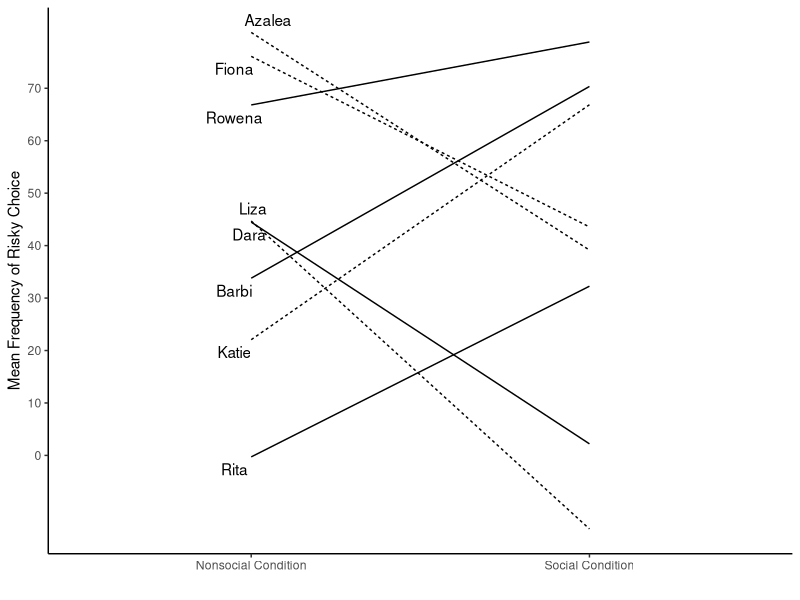
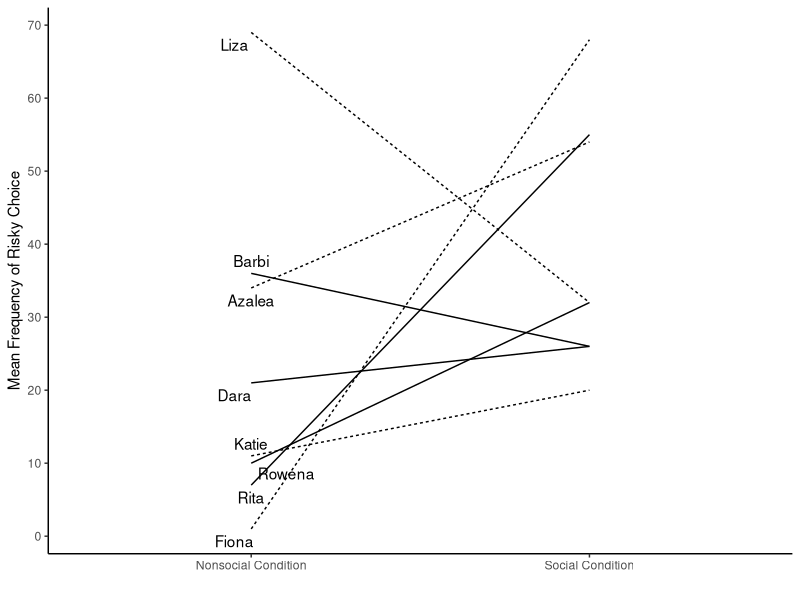
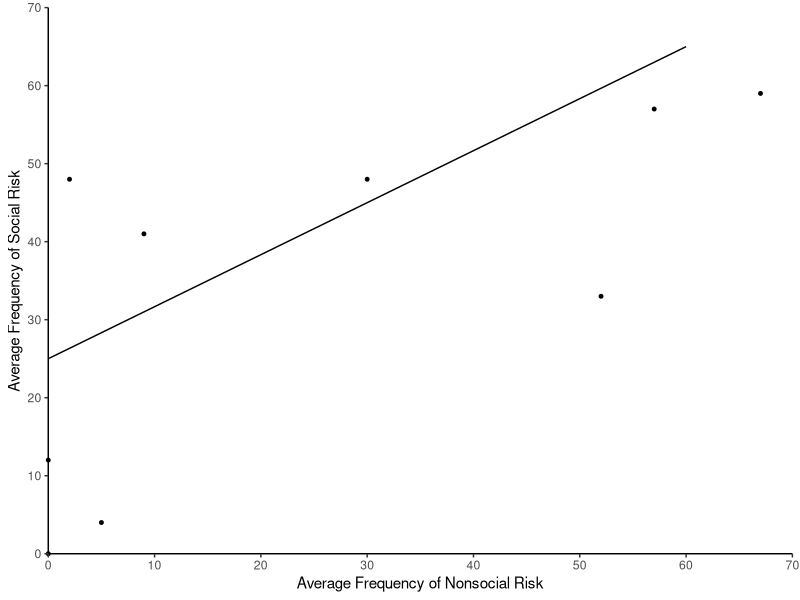

Write the R code that produced these figures, in order.
## ---- chunk 1
knitr::opts_chunk$set(echo = TRUE)
## ---- chunk 2
#loading library to enable visualization of ggplot function use
library(ggplot2)
library(ggrepel)
## ---- chunk 3

names<-rep(c("Dara","Rita","Liza", "Azalea", "Barbi","Rowena","Katie","Fiona"), each=2)
lnames<-c("","Dara","","Rita","","Liza", "","Azalea", "","Barbi","","Rowena","","Katie","","Fiona")
mean_frequency<-rnorm(16,45,25)
condition<-rep(c("Social Condition","Nonsocial Condition"),8)
adversity<-rep(c("Adverse","Not_Adverse"),times=c(4,4))

plot_df<-data.frame(names,mean_frequency,adversity,condition)

#print(plot_df)

b<-ggplot(plot_df, aes(condition,mean_frequency,group=names,linetype=adversity))+geom_line()+geom_text_repel(label=lnames, position = "nudge")+theme_classic()

b+labs(x="",y="Mean Frequency of Risky Choice")+theme(legend.position = "none")+scale_y_continuous(breaks = pretty(0:70,n=7))
## ---- chunk 4

names<-rep(c("Dara","Rita","Liza", "Azalea", "Barbi","Rowena","Katie","Fiona"), each=2)
lnames<-c("","Dara","","Rita","","Liza", "","Azalea", "","Barbi","","Rowena","","Katie","","Fiona")
mean_frequency<-floor(runif(16,0,70))
condition<-rep(c("Social Condition","Nonsocial Condition"),8)
adversity<-rep(c("Adverse","Not_Adverse"),times=c(4,4))

plot_df<-data.frame(names,mean_frequency,adversity,condition)

#print(plot_df)

a<-ggplot(plot_df, aes(condition,mean_frequency,group=names,linetype=adversity))+geom_line()+geom_text_repel(label=lnames, position = "nudge")+theme_classic()

a+theme(legend.position = "none")+labs(x="",y="Mean Frequency of Risky Choice")+theme(legend.position = "none")+scale_y_continuous(breaks = pretty(0:70,n=7))
## ---- chunk 5
avg_nonsoc<-c(0,60)
avg_soc<-c(25,65)
ad_avg_nonsoc<-c(0,0,2,5,9,30,52,57,67)
ad_avg_soc<-c(0,12,48,4,41,48,33,57,59)
plot_da<-data.frame(avg_nonsoc,avg_soc)
plot_db<-data.frame(ad_avg_nonsoc,ad_avg_soc)

c<-ggplot(plot_da)+geom_line(mapping = aes(avg_nonsoc,avg_soc))+geom_point(data =plot_db ,x=ad_avg_nonsoc,y=ad_avg_soc, size=1)+theme_classic()+coord_cartesian(xlim = c(0,70),ylim = c(0,70),clip = "off")


c+labs(x="Average Frequency of Nonsocial Risk",y="Average Frequency of Social Risk")+scale_x_continuous(expand = c(0,0),breaks = pretty(0:70,n=7))+scale_y_continuous(expand = c(0,0),breaks = pretty(0:70,n=7))
## ---- chunk 6
nums<-runif(100,17,20)
cat<-rep(c("Fill","Empty"),each=2,times=25)
base<-rep(c("Wide Base","Wide Top"),each=20,len=100)
plot_dd<-data.frame(nums,cat,base)
